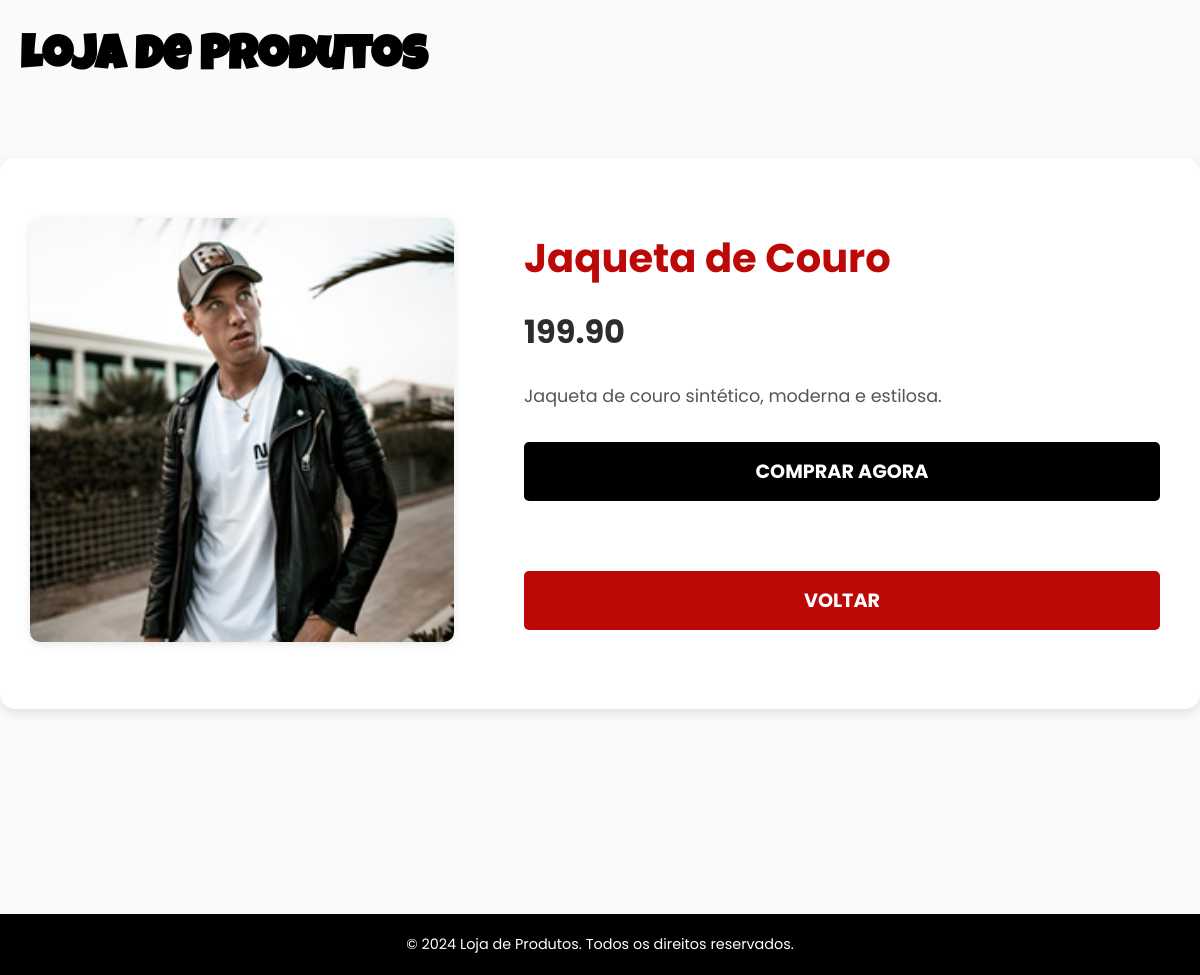
The app's page /produto.php?id=3 with its own data.
### tables this page shows
CREATE TABLE IF NOT EXISTS `produtos` (
  `id` int(11) NOT NULL AUTO_INCREMENT,
  `nome` varchar(100) NOT NULL,
  `descricao` text DEFAULT NULL,
  `preco` decimal(10,2) NOT NULL,
  `estoque` int(11) NOT NULL,
  `categoria` varchar(50) NOT NULL,
  `tamanho` varchar(5) DEFAULT NULL,
  `cor` varchar(30) DEFAULT NULL,
  `marca` varchar(50) DEFAULT NULL,
  `imagem` varchar(100) DEFAULT NULL,
  PRIMARY KEY (`id`)
);

### php/funcoes.php (called while the page is built, shortened)
<?php
function listarId($conn, $tabela, $id) {
    $sql = "SELECT * FROM $tabela WHERE id=:id";
    $stmt = $conn->prepare($sql);
    $stmt->bindParam(':id', $id);
    $stmt->execute();
    return $stmt->fetch(PDO::FETCH_ASSOC);
}
?>

### produto.php (the view, shortened to what this page needs)
<?php
    include "backend/conexao.php";
    include "php/funcoes.php";
    $id = $_GET['id'];
    $produto = listarId($conn, 'produtos', $id);
?>
<!DOCTYPE html>
<html lang="pt-br">
<head>
    <link rel="stylesheet" href="css/produtos.css">
</head>
<body>
    <header>
        <h1>Loja de Produtos</h1>
    </header>
    <main class="product-detail-container">
            <div class="product-image">
                <img class="img" src="img/originais/<?php echo $produto['imagem']; ?>" alt="">
            </div>
            <div class="product-info">
                <h2><?php echo $produto['nome']; ?></h2>
                <p class="price"><?php echo $produto['preco']; ?></p>
                <p><?php echo $produto['descricao']; ?></p>
                <form action="carrinho.php" method="POST">
                    <button class="buy-button" type="submit" name="id_produto" value="<?php echo $produto['id']; ?>">Comprar Agora</button>
                </form>
                <br>
                <br>
                <a href="index.php"><button class="voltar-button">Voltar</button></a>
            </div>
    </main>
<br><br><br><br><br>
    <footer>
        <p>© 2024 Loja de Produtos. Todos os direitos reservados.</p>
    </footer>
</body>
</html>

### css/produtos.css (style rules this page uses)
* { box-sizing: border-box; font-family: 'Poppins', sans-serif; margin: 0; padding: 0; }
:root { --fonte-principal: 'Poppins', sans-serif; --cor-principal: #000000; --cor-secundaria: #2e2d2d; --cor-terciaria: #bd0808; --cor-branca: white; --peso-fonte-normal: 400; --peso-fonte-negrito: 700; }
body { background-color: rgba(243, 243, 243, 0.385); font-family: var(--fonte-principal); }
header { display: flex; justify-content: space-between; align-items: center; padding: 35px 20px; max-width: 1200px; margin: 0 auto; }
header h1 { font-family: 'Luckiest Guy', cursive; font-size: 3rem; color: var(--cor-principal); }
.product-detail-container { display: flex; flex-wrap: wrap; justify-content: space-between; align-items: flex-start; padding: 50px 20px; max-width: 1200px; margin: 40px auto; background-color: var(--cor-branca); border-radius: 15px; box-shadow: 0 4px 12px rgba(0, 0, 0, 0.1); gap: 40px; }
.product-image { flex: 1; max-width: 500px; padding: 10px; }
.product-image img { width: 100%; height: auto; border-radius: 10px; box-shadow: 0 2px 8px rgba(0, 0, 0, 0.1); transition: transform 0.3s ease-in-out; }
.product-info { flex: 1.5; padding: 20px; }
.product-info h2 { font-size: 2.5rem; font-weight: var(--peso-fonte-negrito); color: var(--cor-terciaria); margin-bottom: 15px; }
.product-info .price { font-size: 2rem; color: var(--cor-secundaria); margin-bottom: 20px; font-weight: var(--peso-fonte-negrito); }
.product-info p { font-size: 1.1rem; color: #555; margin-bottom: 30px; line-height: 1.8; }
.buy-button, .voltar-button { display: inline-block; background-color: var(--cor-principal); color: var(--cor-branca); padding: 15px 30px; font-size: 1.2rem; font-weight: var(--peso-fonte-negrito); border: none; border-radius: 5px; cursor: pointer; text-align: center; transition: background-color 0.3s ease, transform 0.3s ease; width: 100%; text-transform: uppercase; }
.voltar-button { background-color: var(--cor-terciaria); margin-top: 20px; }
footer { text-align: center; background-color: var(--cor-principal); color: var(--cor-branca); padding: 20px 0; margin-top: 40px; }
footer p { font-size: 0.9rem; }

### records on screen
produtos: imagem (picture), nome "Jaqueta de Couro", preco "199.90", descricao "Jaqueta de couro sintético, moderna e estilosa."
